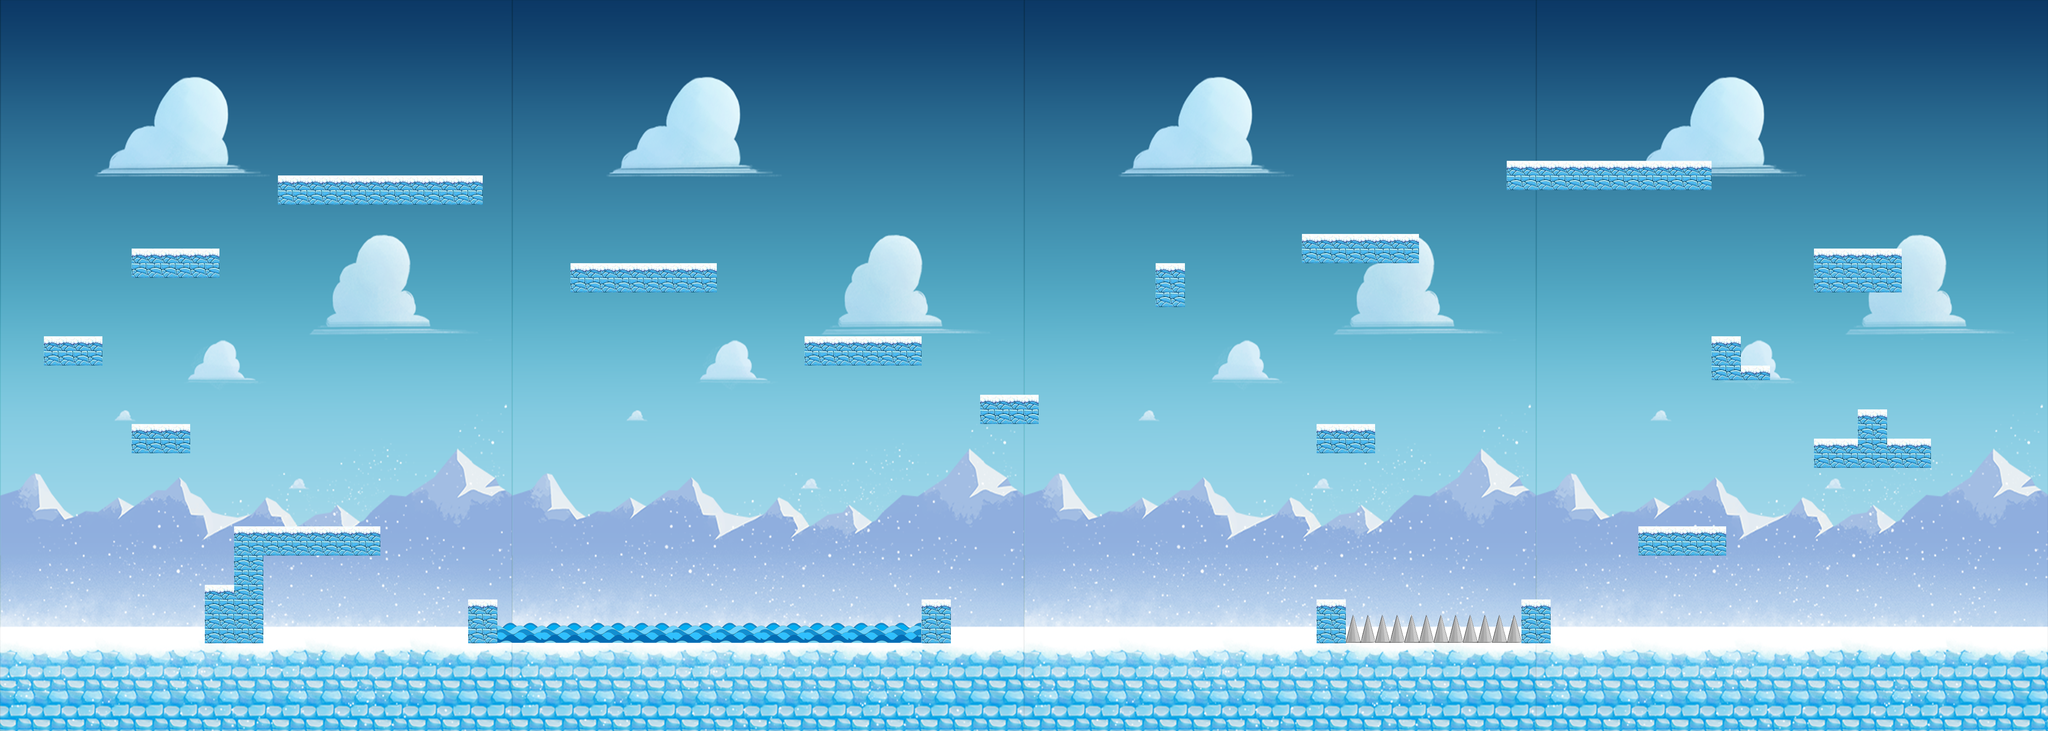

This game map was drawn from its Tiled (.tmx) file and the tilesets committed beside it. A one-line description and the trimmed map source follow:
An orthogonal 140x50 tile map with 32x32 px tiles, 3 tile layers (Capa de Patrones 1, Capa de patrones 2, Capa de patrones 3), 2 tilesets and 58 objects (13x 0, 4x 1, 4x 2, 5, 4).

<map version="1.0" orientation="orthogonal" renderorder="right-down" width="140" height="50" tilewidth="32" tileheight="32" nextobjectid="108">
 <tileset firstgid="1" name="Hielo1" tilewidth="32" tileheight="32" tilecount="1750">
  <image source="resources/Imagenes/HieloFinal.png" width="1120" height="1600" />
 </tileset>
 <tileset firstgid="1751" name="Hielo2" tilewidth="32" tileheight="32" tilecount="36">
  <image source="resources/Imagenes/MundoHielo3.png" width="192" height="192" />
 </tileset>
 <layer name="Capa de Patrones 1" width="140" height="50">
  <data>[7000 cells, 7000 non-empty, 1754 distinct tile ids]</data>
 </layer>
 <layer name="Capa de patrones 2" width="140" height="50">
  <data>[7000 cells, 204 non-empty, 18 distinct tile ids]</data>
 </layer>
 <layer name="Capa de patrones 3" width="140" height="50">
  <data>[7000 cells, 0 non-empty, 0 distinct tile ids]</data>
 </layer>
 <objectgroup name="Capa de Colisiones">
  <object id="2" x="-8" y="8" width="32" height="1584" />
  <object id="3" x="4466" y="5.33333" width="22" height="1586.67" />
  <object id="4" x="0" y="0" width="4488" height="30.303" />
  <object id="5" x="-8" y="1393.94" width="4488" height="198.061" />
  <object id="54" x="448.125" y="1281.88" width="63.75" height="126" />
  <object id="55" x="512.043" y="1153.39" width="63.9343" height="254.631" />
  <object id="56" x="575.956" y="1153.4" width="256.029" height="62.5844" />
  <object id="57" x="288" y="929.75" width="127.875" height="62.125" />
  <object id="58" x="96" y="737.727" width="128" height="62.2283" />
  <object id="59" x="287.938" y="545.312" width="192.04" height="62.6542" />
  <object id="60" x="608.091" y="385.455" width="447.887" height="62.501" />
  <object id="61" x="1248.02" y="577.333" width="319.968" height="62.6556" />
  <object id="62" x="1760.01" y="737.689" width="255.974" height="62.315" />
  <object id="63" x="2143.91" y="865" width="128.067" height="62.9922" />
  <object id="64" x="1024" y="1313.64" width="63.9375" height="94.3636" />
  <object id="65" x="2016.03" y="1313.47" width="63.9688" height="94.5312" />
  <object id="66" x="2528.09" y="577.273" width="63.9091" height="94.7273" />
  <object id="67" x="2880" y="929.094" width="127.938" height="62.8438" />
  <object id="68" x="2880.04" y="1313.87" width="63.9487" height="94.1226" />
  <object id="69" x="2848" y="513.667" width="255.956" height="62.3111" />
  <object id="70" x="3328.12" y="1313.62" width="63.9185" height="94.3315" />
  <object id="71" x="3584.03" y="1153.56" width="191.953" height="62.4219" />
  <object id="72" x="3968.04" y="960.87" width="255.949" height="63.1148" />
  <object id="73" x="4064" y="896.75" width="63.9375" height="123.583" />
  <object id="74" x="3744" y="737.484" width="63.9727" height="78.2266" />
  <object id="75" x="3744" y="801.356" width="127.978" height="30.6405" />
  <object id="76" x="3968" y="545.304" width="92.2667" height="94.6957" />
  <object id="77" x="3296" y="354.062" width="205.969" height="61.9375" />
  <object id="78" x="3485" y="354.062" width="259" height="61.9319" />
  <object id="79" x="4060.23" y="545.305" width="99.7656" height="94.6953" />
 </objectgroup>
 <objectgroup name="Capa de Enemigos">
  <object id="83" type="1" x="3496" y="1028" width="64" height="56">
   <ellipse />
  </object>
  <object id="84" type="1" x="4300" y="700" width="52" height="52">
   <ellipse />
  </object>
  <object id="85" type="1" x="1988" y="508" width="60" height="52">
   <ellipse />
  </object>
  <object id="86" type="2" x="1002.67" y="302.667" width="56" height="56">
   <ellipse />
  </object>
  <object id="87" type="2" x="3301.33" y="276" width="60" height="56">
   <ellipse />
  </object>
  <object id="106" type="5" x="2412" y="860" width="180" height="76">
   <ellipse />
  </object>
 </objectgroup>
 <objectgroup name="Capa de Player">
  <object id="82" x="78" y="1038" width="44" height="58" />
 </objectgroup>
 <objectgroup name="Capa de PowerUps">
  <object id="53" type="4" x="388.333" y="512" width="26.6667" height="24.8333" />
 </objectgroup>
 <objectgroup name="Capa de Puerta">
  <object id="52" x="616.667" y="1258" width="111.333" height="111.333">
   <ellipse />
  </object>
 </objectgroup>
 <objectgroup name="Capa de Bordes">
  <object id="9" x="0" y="0" width="24.2424" height="1600" />
  <object id="10" x="4480" y="0" width="24.2424" height="1600" />
 </objectgroup>
 <objectgroup name="Capa de Obstaculos">
  <object id="88" type="2" x="1092.5" y="1366" width="918.5" height="40" />
  <object id="89" x="2951" y="1354.5" width="370" height="49.5" />
 </objectgroup>
 <objectgroup name="Capa de Items">
  <object id="90" type="0" x="316" y="844" width="100" height="100">
   <ellipse />
  </object>
  <object id="91" type="0" x="108" y="656" width="100" height="100">
   <ellipse />
  </object>
  <object id="93" type="0" x="320" y="460" width="100" height="100">
   <ellipse />
  </object>
  <object id="94" type="0" x="604" y="296" width="100" height="100">
   <ellipse />
  </object>
  <object id="95" type="0" x="720" y="300" width="100" height="100">
   <ellipse />
  </object>
  <object id="96" type="0" x="820" y="304" width="100" height="100">
   <ellipse />
  </object>
  <object id="97" type="0" x="932" y="304" width="100" height="100">
   <ellipse />
  </object>
  <object id="98" type="0" x="1836" y="648" width="100" height="100">
   <ellipse />
  </object>
  <object id="99" type="0" x="2500" y="500" width="100" height="100">
   <ellipse />
  </object>
  <object id="100" type="1" x="2420" y="1296" width="100" height="100">
   <ellipse />
  </object>
  <object id="101" type="2" x="780" y="1292" width="68" height="196" />
  <object id="102" type="0" x="3648" y="1064" width="100" height="100">
   <ellipse />
  </object>
  <object id="103" type="0" x="4040" y="816" width="100" height="100">
   <ellipse />
  </object>
  <object id="104" type="0" x="4024" y="468" width="100" height="100">
   <ellipse />
  </object>
  <object id="105" type="0" x="3580" y="264" width="100" height="100">
   <ellipse />
  </object>
 </objectgroup>
</map>
